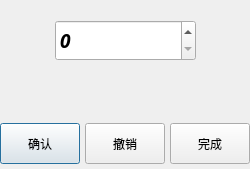
<?xml version="1.0" encoding="UTF-8"?>
<ui version="4.0">
 <class>Add_Dialog</class>
 <widget class="QDialog" name="Add_Dialog">
  <property name="geometry">
   <rect>
    <x>0</x>
    <y>0</y>
    <width>250</width>
    <height>169</height>
   </rect>
  </property>
  <property name="windowTitle">
   <string>Dialog</string>
  </property>
  <widget class="QSpinBox" name="addQuantity_spinBox">
   <property name="geometry">
    <rect>
     <x>55</x>
     <y>20</y>
     <width>141</width>
     <height>41</height>
    </rect>
   </property>
   <property name="font">
    <font>
     <family>Adobe Arabic</family>
     <pointsize>14</pointsize>
     <weight>75</weight>
     <italic>true</italic>
     <bold>true</bold>
    </font>
   </property>
  </widget>
  <widget class="QPushButton" name="confirm_pushButton">
   <property name="geometry">
    <rect>
     <x>0</x>
     <y>123</y>
     <width>80</width>
     <height>41</height>
    </rect>
   </property>
   <property name="text">
    <string>确认</string>
   </property>
  </widget>
  <widget class="QPushButton" name="revocation_pushButton">
   <property name="geometry">
    <rect>
     <x>85</x>
     <y>123</y>
     <width>80</width>
     <height>41</height>
    </rect>
   </property>
   <property name="text">
    <string>撤销</string>
   </property>
  </widget>
  <widget class="QPushButton" name="done_pushButton">
   <property name="geometry">
    <rect>
     <x>170</x>
     <y>123</y>
     <width>80</width>
     <height>41</height>
    </rect>
   </property>
   <property name="text">
    <string>完成</string>
   </property>
  </widget>
  <widget class="QLabel" name="remind_label">
   <property name="geometry">
    <rect>
     <x>26</x>
     <y>80</y>
     <width>201</width>
     <height>41</height>
    </rect>
   </property>
   <property name="text">
    <string/>
   </property>
  </widget>
  <widget class="QLabel" name="label_background">
   <property name="geometry">
    <rect>
     <x>-1</x>
     <y>0</y>
     <width>251</width>
     <height>169</height>
    </rect>
   </property>
   <property name="styleSheet">
    <string notr="true">border-image: url(:/images.jpg);</string>
   </property>
   <property name="text">
    <string/>
   </property>
  </widget>
  <widget class="QLabel" name="label_line_1">
   <property name="geometry">
    <rect>
     <x>80</x>
     <y>126</y>
     <width>5</width>
     <height>44</height>
    </rect>
   </property>
   <property name="styleSheet">
    <string notr="true">border-image: url(:/1149835.jpg);</string>
   </property>
   <property name="text">
    <string/>
   </property>
  </widget>
  <widget class="QLabel" name="label_line_2">
   <property name="geometry">
    <rect>
     <x>165</x>
     <y>125</y>
     <width>5</width>
     <height>43</height>
    </rect>
   </property>
   <property name="styleSheet">
    <string notr="true">border-image: url(:/1149835.jpg);</string>
   </property>
   <property name="text">
    <string/>
   </property>
  </widget>
  <widget class="QLabel" name="label_line_4">
   <property name="geometry">
    <rect>
     <x>0</x>
     <y>164</y>
     <width>251</width>
     <height>5</height>
    </rect>
   </property>
   <property name="styleSheet">
    <string notr="true">border-image: url(:/1149835 - 副本.jpg);</string>
   </property>
   <property name="text">
    <string/>
   </property>
  </widget>
  <zorder>label_background</zorder>
  <zorder>addQuantity_spinBox</zorder>
  <zorder>confirm_pushButton</zorder>
  <zorder>revocation_pushButton</zorder>
  <zorder>done_pushButton</zorder>
  <zorder>remind_label</zorder>
  <zorder>label_line_1</zorder>
  <zorder>label_line_2</zorder>
  <zorder>label_line_4</zorder>
 </widget>
 <resources/>
 <connections/>
</ui>
